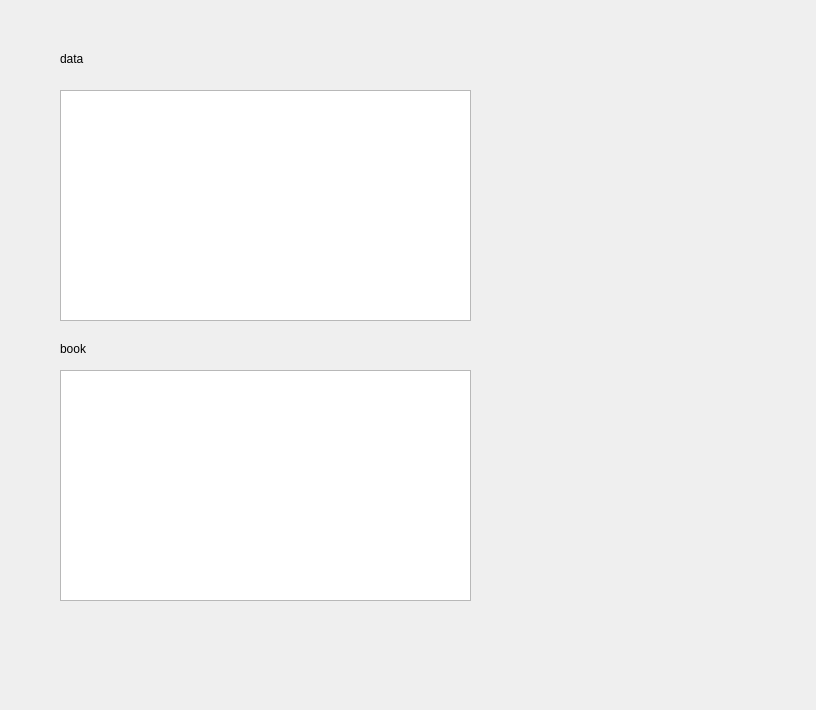
<?xml version="1.0" encoding="UTF-8"?>
<ui version="4.0">
 <class>Form</class>
 <widget class="QWidget" name="Form">
  <property name="geometry">
   <rect>
    <x>0</x>
    <y>0</y>
    <width>816</width>
    <height>710</height>
   </rect>
  </property>
  <property name="windowTitle">
   <string>Form</string>
  </property>
  <widget class="TableWidget" name="TableWidget">
   <property name="geometry">
    <rect>
     <x>60</x>
     <y>90</y>
     <width>411</width>
     <height>231</height>
    </rect>
   </property>
  </widget>
  <widget class="TitleLabel" name="TitleLabel">
   <property name="geometry">
    <rect>
     <x>60</x>
     <y>40</y>
     <width>124</width>
     <height>38</height>
    </rect>
   </property>
   <property name="text">
    <string>data</string>
   </property>
  </widget>
  <widget class="TitleLabel" name="TitleLabel_2">
   <property name="geometry">
    <rect>
     <x>60</x>
     <y>330</y>
     <width>124</width>
     <height>38</height>
    </rect>
   </property>
   <property name="text">
    <string>book</string>
   </property>
  </widget>
  <widget class="TableWidget" name="TableWidget_2">
   <property name="geometry">
    <rect>
     <x>60</x>
     <y>370</y>
     <width>411</width>
     <height>231</height>
    </rect>
   </property>
  </widget>
 </widget>
 <customwidgets>
  <customwidget>
   <class>TitleLabel</class>
   <extends>QLabel</extends>
   <header>qfluentwidgets</header>
  </customwidget>
  <customwidget>
   <class>TableWidget</class>
   <extends>QTableWidget</extends>
   <header>qfluentwidgets</header>
  </customwidget>
 </customwidgets>
 <resources/>
 <connections/>
</ui>
